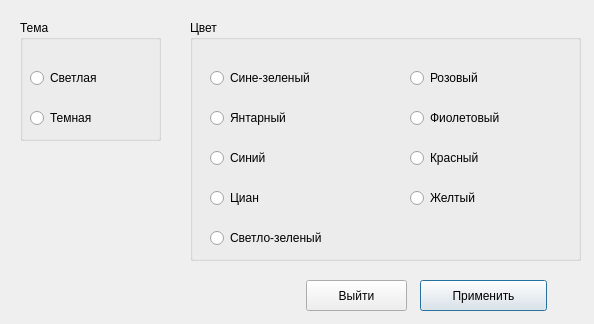
<?xml version="1.0" encoding="UTF-8"?>
<ui version="4.0">
 <class>DialogChangeDesign</class>
 <widget class="QDialog" name="DialogChangeDesign">
  <property name="geometry">
   <rect>
    <x>0</x>
    <y>0</y>
    <width>594</width>
    <height>324</height>
   </rect>
  </property>
  <property name="windowTitle">
   <string>Изменить тему программы</string>
  </property>
  <widget class="QGroupBox" name="groupBox">
   <property name="geometry">
    <rect>
     <x>20</x>
     <y>20</y>
     <width>141</width>
     <height>121</height>
    </rect>
   </property>
   <property name="title">
    <string>Тема</string>
   </property>
   <widget class="QRadioButton" name="rb_dark">
    <property name="geometry">
     <rect>
      <x>10</x>
      <y>80</y>
      <width>121</width>
      <height>36</height>
     </rect>
    </property>
    <property name="text">
     <string>Темная</string>
    </property>
   </widget>
   <widget class="QRadioButton" name="rb_white">
    <property name="geometry">
     <rect>
      <x>10</x>
      <y>40</y>
      <width>121</width>
      <height>36</height>
     </rect>
    </property>
    <property name="text">
     <string>Светлая</string>
    </property>
   </widget>
  </widget>
  <widget class="QGroupBox" name="groupBox_2">
   <property name="geometry">
    <rect>
     <x>190</x>
     <y>20</y>
     <width>391</width>
     <height>241</height>
    </rect>
   </property>
   <property name="title">
    <string>Цвет</string>
   </property>
   <widget class="QRadioButton" name="rb_teal">
    <property name="geometry">
     <rect>
      <x>20</x>
      <y>40</y>
      <width>151</width>
      <height>36</height>
     </rect>
    </property>
    <property name="text">
     <string>Сине-зеленый</string>
    </property>
   </widget>
   <widget class="QRadioButton" name="rb_amber">
    <property name="geometry">
     <rect>
      <x>20</x>
      <y>80</y>
      <width>151</width>
      <height>36</height>
     </rect>
    </property>
    <property name="text">
     <string>Янтарный</string>
    </property>
   </widget>
   <widget class="QRadioButton" name="rb_blue">
    <property name="geometry">
     <rect>
      <x>20</x>
      <y>120</y>
      <width>151</width>
      <height>36</height>
     </rect>
    </property>
    <property name="text">
     <string>Синий</string>
    </property>
   </widget>
   <widget class="QRadioButton" name="rb_cyan">
    <property name="geometry">
     <rect>
      <x>20</x>
      <y>160</y>
      <width>151</width>
      <height>36</height>
     </rect>
    </property>
    <property name="text">
     <string>Циан</string>
    </property>
   </widget>
   <widget class="QRadioButton" name="rb_lightgreen">
    <property name="geometry">
     <rect>
      <x>20</x>
      <y>200</y>
      <width>151</width>
      <height>36</height>
     </rect>
    </property>
    <property name="text">
     <string>Светло-зеленый</string>
    </property>
   </widget>
   <widget class="QRadioButton" name="rb_pink">
    <property name="geometry">
     <rect>
      <x>220</x>
      <y>40</y>
      <width>151</width>
      <height>36</height>
     </rect>
    </property>
    <property name="text">
     <string>Розовый</string>
    </property>
   </widget>
   <widget class="QRadioButton" name="rb_red">
    <property name="geometry">
     <rect>
      <x>220</x>
      <y>120</y>
      <width>151</width>
      <height>36</height>
     </rect>
    </property>
    <property name="text">
     <string>Красный</string>
    </property>
   </widget>
   <widget class="QRadioButton" name="rb_yellow">
    <property name="geometry">
     <rect>
      <x>220</x>
      <y>160</y>
      <width>151</width>
      <height>36</height>
     </rect>
    </property>
    <property name="text">
     <string>Желтый</string>
    </property>
   </widget>
   <widget class="QRadioButton" name="rb_purple">
    <property name="geometry">
     <rect>
      <x>220</x>
      <y>80</y>
      <width>151</width>
      <height>36</height>
     </rect>
    </property>
    <property name="text">
     <string>Фиолетовый</string>
    </property>
   </widget>
  </widget>
  <widget class="QPushButton" name="btn_ok">
   <property name="geometry">
    <rect>
     <x>420</x>
     <y>280</y>
     <width>127</width>
     <height>31</height>
    </rect>
   </property>
   <property name="text">
    <string>Применить</string>
   </property>
   <property name="default">
    <bool>true</bool>
   </property>
  </widget>
  <widget class="QPushButton" name="btn_cancel">
   <property name="geometry">
    <rect>
     <x>306</x>
     <y>280</y>
     <width>101</width>
     <height>31</height>
    </rect>
   </property>
   <property name="text">
    <string>Выйти</string>
   </property>
  </widget>
 </widget>
 <tabstops>
  <tabstop>rb_white</tabstop>
  <tabstop>rb_dark</tabstop>
  <tabstop>rb_teal</tabstop>
  <tabstop>rb_amber</tabstop>
  <tabstop>rb_blue</tabstop>
  <tabstop>rb_cyan</tabstop>
  <tabstop>rb_lightgreen</tabstop>
  <tabstop>rb_pink</tabstop>
  <tabstop>rb_purple</tabstop>
  <tabstop>rb_red</tabstop>
  <tabstop>rb_yellow</tabstop>
  <tabstop>btn_ok</tabstop>
  <tabstop>btn_cancel</tabstop>
 </tabstops>
 <resources/>
 <connections/>
</ui>
